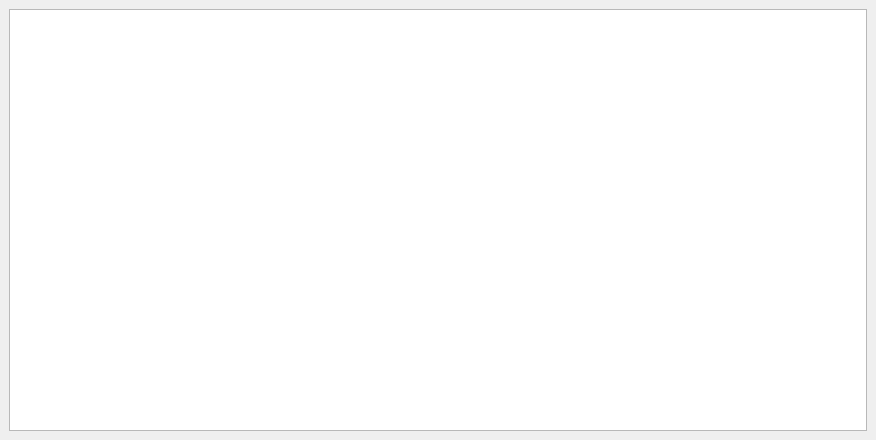
<?xml version="1.0" encoding="UTF-8"?>
<ui version="4.0">
 <class>MainWindow</class>
 <widget class="QMainWindow" name="MainWindow">
  <property name="geometry">
   <rect>
    <x>0</x>
    <y>0</y>
    <width>876</width>
    <height>440</height>
   </rect>
  </property>
  <property name="sizePolicy">
   <sizepolicy hsizetype="Fixed" vsizetype="Fixed">
    <horstretch>0</horstretch>
    <verstretch>0</verstretch>
   </sizepolicy>
  </property>
  <property name="minimumSize">
   <size>
    <width>800</width>
    <height>420</height>
   </size>
  </property>
  <property name="font">
   <font>
    <family>Noto Sans CJK TC Bold</family>
    <pointsize>12</pointsize>
    <weight>75</weight>
    <bold>true</bold>
   </font>
  </property>
  <property name="acceptDrops">
   <bool>true</bool>
  </property>
  <property name="windowTitle">
   <string>pdstats</string>
  </property>
  <widget class="QWidget" name="centralwidget">
   <property name="acceptDrops">
    <bool>true</bool>
   </property>
   <layout class="QVBoxLayout" name="verticalLayout_2">
    <item>
     <layout class="QVBoxLayout" name="verticalLayout" stretch="0">
      <property name="sizeConstraint">
       <enum>QLayout::SetMaximumSize</enum>
      </property>
      <item>
       <widget class="QTreeWidget" name="treeWidget">
        <property name="font">
         <font>
          <family>Noto Sans CJK TC Bold</family>
          <pointsize>12</pointsize>
          <weight>75</weight>
          <bold>true</bold>
         </font>
        </property>
        <property name="acceptDrops">
         <bool>true</bool>
        </property>
        <property name="autoScroll">
         <bool>false</bool>
        </property>
        <property name="dragDropOverwriteMode">
         <bool>true</bool>
        </property>
        <property name="columnCount">
         <number>6</number>
        </property>
        <attribute name="headerVisible">
         <bool>false</bool>
        </attribute>
        <column>
         <property name="text">
          <string notr="true">1</string>
         </property>
        </column>
        <column>
         <property name="text">
          <string notr="true">2</string>
         </property>
        </column>
        <column>
         <property name="text">
          <string notr="true">3</string>
         </property>
        </column>
        <column>
         <property name="text">
          <string notr="true">4</string>
         </property>
        </column>
        <column>
         <property name="text">
          <string notr="true">5</string>
         </property>
        </column>
        <column>
         <property name="text">
          <string notr="true">6</string>
         </property>
        </column>
       </widget>
      </item>
     </layout>
    </item>
   </layout>
  </widget>
 </widget>
 <resources/>
 <connections/>
</ui>
